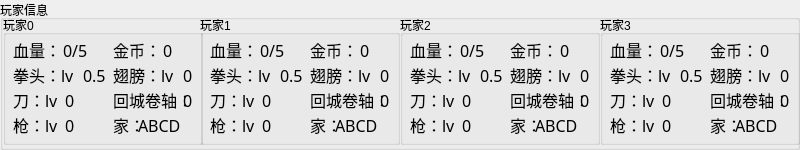
  <widget class="QGroupBox" name="playerInfo">
   <property name="geometry">
    <rect>
     <x>0</x>
     <y>0</y>
     <width>800</width>
     <height>150</height>
    </rect>
   </property>
   <property name="title">
    <string>玩家信息</string>
   </property>
   <widget class="QGroupBox" name="playerInfo_0">
    <property name="geometry">
     <rect>
      <x>3</x>
      <y>15</y>
      <width>200</width>
      <height>130</height>
     </rect>
    </property>
    <property name="title">
     <string>玩家0</string>
    </property>
    <widget class="QLabel" name="label_1">
     <property name="geometry">
      <rect>
       <x>10</x>
       <y>20</y>
       <width>81</width>
       <height>30</height>
      </rect>
     </property>
     <property name="font">
      <font>
       <family>Rockwell</family>
       <pointsize>12</pointsize>
      </font>
     </property>
     <property name="text">
      <string>血量：</string>
     </property>
    </widget>
    <widget class="QLabel" name="label_2">
     <property name="geometry">
      <rect>
       <x>10</x>
       <y>45</y>
       <width>81</width>
       <height>30</height>
      </rect>
     </property>
     <property name="font">
      <font>
       <family>Rockwell</family>
       <pointsize>12</pointsize>
      </font>
     </property>
     <property name="text">
      <string>拳头：lv</string>
     </property>
    </widget>
    <widget class="QLabel" name="label_3">
     <property name="geometry">
      <rect>
       <x>10</x>
       <y>70</y>
       <width>71</width>
       <height>30</height>
      </rect>
     </property>
     <property name="font">
      <font>
       <family>Rockwell</family>
       <pointsize>12</pointsize>
      </font>
     </property>
     <property name="text">
      <string>刀：lv</string>
     </property>
    </widget>
    <widget class="QLabel" name="label_4">
     <property name="geometry">
      <rect>
       <x>10</x>
       <y>95</y>
       <width>71</width>
       <height>30</height>
      </rect>
     </property>
     <property name="font">
      <font>
       <family>Rockwell</family>
       <pointsize>12</pointsize>
      </font>
     </property>
     <property name="text">
      <string>枪：lv</string>
     </property>
    </widget>
    <widget class="QLabel" name="label_5">
     <property name="geometry">
      <rect>
       <x>110</x>
       <y>20</y>
       <width>81</width>
       <height>30</height>
      </rect>
     </property>
     <property name="font">
      <font>
       <family>Rockwell</family>
       <pointsize>12</pointsize>
      </font>
     </property>
     <property name="text">
      <string>金币：</string>
     </property>
    </widget>
    <widget class="QLabel" name="label_6">
     <property name="geometry">
      <rect>
       <x>110</x>
       <y>45</y>
       <width>91</width>
       <height>30</height>
      </rect>
     </property>
     <property name="font">
      <font>
       <family>Rockwell</family>
       <pointsize>12</pointsize>
      </font>
     </property>
     <property name="text">
      <string>翅膀：lv</string>
     </property>
    </widget>
    <widget class="QLabel" name="label_7">
     <property name="geometry">
      <rect>
       <x>110</x>
       <y>70</y>
       <width>81</width>
       <height>30</height>
      </rect>
     </property>
     <property name="font">
      <font>
       <family>Rockwell</family>
       <pointsize>12</pointsize>
      </font>
     </property>
     <property name="text">
      <string>回城卷轴：</string>
     </property>
    </widget>
    <widget class="QLabel" name="label_8">
     <property name="geometry">
      <rect>
       <x>110</x>
       <y>95</y>
       <width>51</width>
       <height>30</height>
      </rect>
     </property>
     <property name="font">
      <font>
       <family>Rockwell</family>
       <pointsize>12</pointsize>
      </font>
     </property>
     <property name="text">
      <string>家：</string>
     </property>
    </widget>
    <widget class="QLabel" name="hp_0">
     <property name="geometry">
      <rect>
       <x>60</x>
       <y>20</y>
       <width>50</width>
       <height>30</height>
      </rect>
     </property>
     <property name="font">
      <font>
       <family>Rockwell</family>
       <pointsize>12</pointsize>
      </font>
     </property>
     <property name="text">
      <string>0/5</string>
     </property>
    </widget>
    <widget class="QLabel" name="lv_fist_0">
     <property name="geometry">
      <rect>
       <x>80</x>
       <y>45</y>
       <width>50</width>
       <height>30</height>
      </rect>
     </property>
     <property name="font">
      <font>
       <family>Rockwell</family>
       <pointsize>12</pointsize>
      </font>
     </property>
     <property name="text">
      <string>0.5</string>
     </property>
    </widget>
    <widget class="QLabel" name="lv_sword_0">
     <property name="geometry">
      <rect>
       <x>62</x>
       <y>70</y>
       <width>50</width>
       <height>30</height>
      </rect>
     </property>
     <property name="font">
      <font>
       <family>Rockwell</family>
       <pointsize>12</pointsize>
      </font>
     </property>
     <property name="text">
      <string>0</string>
     </property>
    </widget>
    <widget class="QLabel" name="lv_gun_0">
     <property name="geometry">
      <rect>
       <x>62</x>
       <y>95</y>
       <width>50</width>
       <height>30</height>
      </rect>
     </property>
     <property name="font">
      <font>
       <family>Rockwell</family>
       <pointsize>12</pointsize>
      </font>
     </property>
     <property name="text">
      <string>0</string>
     </property>
    </widget>
    <widget class="QLabel" name="money_0">
     <property name="geometry">
      <rect>
       <x>160</x>
       <y>20</y>
       <width>50</width>
       <height>30</height>
      </rect>
     </property>
     <property name="font">
      <font>
       <family>Rockwell</family>
       <pointsize>12</pointsize>
      </font>
     </property>
     <property name="text">
      <string>0</string>
     </property>
    </widget>
    <widget class="QLabel" name="lv_wing_0">
     <property name="geometry">
      <rect>
       <x>180</x>
       <y>45</y>
       <width>50</width>
       <height>30</height>
      </rect>
     </property>
     <property name="font">
      <font>
       <family>Rockwell</family>
       <pointsize>12</pointsize>
      </font>
     </property>
     <property name="text">
      <string>0</string>
     </property>
    </widget>
    <widget class="QLabel" name="num_tp_0">
     <property name="geometry">
      <rect>
       <x>180</x>
       <y>70</y>
       <width>50</width>
       <height>30</height>
      </rect>
     </property>
     <property name="font">
      <font>
       <family>Rockwell</family>
       <pointsize>12</pointsize>
      </font>
     </property>
     <property name="text">
      <string>0</string>
     </property>
    </widget>
    <widget class="QLabel" name="home_0">
     <property name="geometry">
      <rect>
       <x>135</x>
       <y>95</y>
       <width>71</width>
       <height>30</height>
      </rect>
     </property>
     <property name="font">
      <font>
       <family>Rockwell</family>
       <pointsize>12</pointsize>
      </font>
     </property>
     <property name="text">
      <string>ABCD</string>
     </property>
    </widget>
   </widget>
   <widget class="QGroupBox" name="playerInfo_1">
    <property name="geometry">
     <rect>
      <x>200</x>
      <y>15</y>
      <width>200</width>
      <height>130</height>
     </rect>
    </property>
    <property name="title">
     <string>玩家1</string>
    </property>
    <widget class="QLabel" name="label_9">
     <property name="geometry">
      <rect>
       <x>10</x>
       <y>20</y>
       <width>81</width>
       <height>30</height>
      </rect>
     </property>
     <property name="font">
      <font>
       <family>Rockwell</family>
       <pointsize>12</pointsize>
      </font>
     </property>
     <property name="text">
      <string>血量：</string>
     </property>
    </widget>
    <widget class="QLabel" name="label_10">
     <property name="geometry">
      <rect>
       <x>10</x>
       <y>45</y>
       <width>81</width>
       <height>30</height>
      </rect>
     </property>
     <property name="font">
      <font>
       <family>Rockwell</family>
       <pointsize>12</pointsize>
      </font>
     </property>
     <property name="text">
      <string>拳头：lv</string>
     </property>
    </widget>
    <widget class="QLabel" name="label_11">
     <property name="geometry">
      <rect>
       <x>10</x>
       <y>70</y>
       <width>71</width>
       <height>30</height>
      </rect>
     </property>
     <property name="font">
      <font>
       <family>Rockwell</family>
       <pointsize>12</pointsize>
      </font>
     </property>
     <property name="text">
      <string>刀：lv</string>
     </property>
    </widget>
    <widget class="QLabel" name="label_12">
     <property name="geometry">
      <rect>
       <x>10</x>
       <y>95</y>
       <width>71</width>
       <height>30</height>
      </rect>
     </property>
     <property name="font">
      <font>
       <family>Rockwell</family>
       <pointsize>12</pointsize>
      </font>
     </property>
     <property name="text">
      <string>枪：lv</string>
     </property>
    </widget>
    <widget class="QLabel" name="label_13">
     <property name="geometry">
      <rect>
       <x>110</x>
       <y>20</y>
       <width>81</width>
       <height>30</height>
      </rect>
     </property>
     <property name="font">
      <font>
       <family>Rockwell</family>
       <pointsize>12</pointsize>
      </font>
     </property>
     <property name="text">
      <string>金币：</string>
     </property>
    </widget>
    <widget class="QLabel" name="label_14">
     <property name="geometry">
      <rect>
       <x>110</x>
       <y>45</y>
       <width>91</width>
       <height>30</height>
      </rect>
     </property>
     <property name="font">
      <font>
       <family>Rockwell</family>
       <pointsize>12</pointsize>
      </font>
     </property>
     <property name="text">
      <string>翅膀：lv</string>
     </property>
    </widget>
    <widget class="QLabel" name="label_15">
     <property name="geometry">
      <rect>
       <x>110</x>
       <y>70</y>
       <width>81</width>
       <height>30</height>
      </rect>
     </property>
     <property name="font">
      <font>
       <family>Rockwell</family>
       <pointsize>12</pointsize>
      </font>
     </property>
     <property name="text">
      <string>回城卷轴：</string>
     </property>
    </widget>
    <widget class="QLabel" name="label_16">
     <property name="geometry">
      <rect>
       <x>110</x>
       <y>95</y>
       <width>51</width>
       <height>30</height>
      </rect>
     </property>
     <property name="font">
      <font>
       <family>Rockwell</family>
       <pointsize>12</pointsize>
      </font>
     </property>
     <property name="text">
      <string>家：</string>
     </property>
    </widget>
    <widget class="QLabel" name="hp_1">
     <property name="geometry">
      <rect>
       <x>60</x>
       <y>20</y>
       <width>50</width>
       <height>30</height>
      </rect>
     </property>
     <property name="font">
      <font>
       <family>Rockwell</family>
       <pointsize>12</pointsize>
      </font>
     </property>
     <property name="text">
      <string>0/5</string>
     </property>
    </widget>
    <widget class="QLabel" name="lv_fist_1">
     <property name="geometry">
      <rect>
       <x>80</x>
       <y>45</y>
       <width>50</width>
       <height>30</height>
      </rect>
     </property>
     <property name="font">
      <font>
       <family>Rockwell</family>
       <pointsize>12</pointsize>
      </font>
     </property>
     <property name="text">
      <string>0.5</string>
     </property>
    </widget>
    <widget class="QLabel" name="lv_sword_1">
     <property name="geometry">
      <rect>
       <x>62</x>
       <y>70</y>
       <width>50</width>
       <height>30</height>
      </rect>
     </property>
     <property name="font">
      <font>
       <family>Rockwell</family>
       <pointsize>12</pointsize>
      </font>
     </property>
     <property name="text">
      <string>0</string>
     </property>
    </widget>
    <widget class="QLabel" name="lv_gun_1">
     <property name="geometry">
      <rect>
       <x>62</x>
       <y>95</y>
       <width>50</width>
       <height>30</height>
      </rect>
     </property>
     <property name="font">
      <font>
       <family>Rockwell</family>
       <pointsize>12</pointsize>
      </font>
     </property>
     <property name="text">
      <string>0</string>
     </property>
    </widget>
    <widget class="QLabel" name="money_1">
     <property name="geometry">
      <rect>
       <x>160</x>
       <y>20</y>
       <width>50</width>
       <height>30</height>
      </rect>
     </property>
     <property name="font">
      <font>
       <family>Rockwell</family>
       <pointsize>12</pointsize>
      </font>
     </property>
     <property name="text">
      <string>0</string>
     </property>
    </widget>
    <widget class="QLabel" name="lv_wing_1">
     <property name="geometry">
      <rect>
       <x>180</x>
       <y>45</y>
       <width>50</width>
       <height>30</height>
      </rect>
     </property>
     <property name="font">
      <font>
       <family>Rockwell</family>
       <pointsize>12</pointsize>
      </font>
     </property>
     <property name="text">
      <string>0</string>
     </property>
    </widget>
    <widget class="QLabel" name="num_tp_1">
     <property name="geometry">
      <rect>
       <x>180</x>
       <y>70</y>
       <width>50</width>
       <height>30</height>
      </rect>
     </property>
     <property name="font">
      <font>
       <family>Rockwell</family>
       <pointsize>12</pointsize>
      </font>
     </property>
     <property name="text">
      <string>0</string>
     </property>
    </widget>
    <widget class="QLabel" name="home_1">
     <property name="geometry">
      <rect>
       <x>135</x>
       <y>95</y>
       <width>71</width>
       <height>30</height>
      </rect>
     </property>
     <property name="font">
      <font>
       <family>Rockwell</family>
       <pointsize>12</pointsize>
      </font>
     </property>
     <property name="text">
      <string>ABCD</string>
     </property>
    </widget>
   </widget>
   <widget class="QGroupBox" name="playerInfo_2">
    <property name="geometry">
     <rect>
      <x>400</x>
      <y>15</y>
      <width>200</width>
      <height>130</height>
     </rect>
    </property>
    <property name="title">
     <string>玩家2</string>
    </property>
    <widget class="QLabel" name="label_17">
     <property name="geometry">
      <rect>
       <x>10</x>
       <y>20</y>
       <width>81</width>
       <height>30</height>
      </rect>
     </property>
     <property name="font">
      <font>
       <family>Rockwell</family>
       <pointsize>12</pointsize>
      </font>
     </property>
     <property name="text">
      <string>血量：</string>
     </property>
    </widget>
    <widget class="QLabel" name="label_18">
     <property name="geometry">
      <rect>
       <x>10</x>
       <y>45</y>
       <width>81</width>
       <height>30</height>
      </rect>
     </property>
     <property name="font">
      <font>
       <family>Rockwell</family>
       <pointsize>12</pointsize>
      </font>
     </property>
     <property name="text">
      <string>拳头：lv</string>
     </property>
    </widget>
    <widget class="QLabel" name="label_19">
     <property name="geometry">
      <rect>
       <x>10</x>
       <y>70</y>
       <width>71</width>
       <height>30</height>
      </rect>
     </property>
     <property name="font">
      <font>
       <family>Rockwell</family>
       <pointsize>12</pointsize>
      </font>
     </property>
     <property name="text">
      <string>刀：lv</string>
     </property>
    </widget>
    <widget class="QLabel" name="label_20">
     <property name="geometry">
      <rect>
       <x>10</x>
       <y>95</y>
       <width>71</width>
       <height>30</height>
      </rect>
     </property>
     <property name="font">
      <font>
       <family>Rockwell</family>
       <pointsize>12</pointsize>
      </font>
     </property>
     <property name="text">
      <string>枪：lv</string>
     </property>
    </widget>
    <widget class="QLabel" name="label_21">
     <property name="geometry">
      <rect>
       <x>110</x>
       <y>20</y>
       <width>81</width>
       <height>30</height>
      </rect>
     </property>
     <property name="font">
      <font>
       <family>Rockwell</family>
       <pointsize>12</pointsize>
      </font>
     </property>
     <property name="text">
      <string>金币：</string>
     </property>
    </widget>
    <widget class="QLabel" name="label_22">
     <property name="geometry">
      <rect>
       <x>110</x>
       <y>45</y>
       <width>91</width>
       <height>30</height>
      </rect>
     </property>
     <property name="font">
      <font>
       <family>Rockwell</family>
       <pointsize>12</pointsize>
      </font>
     </property>
     <property name="text">
      <string>翅膀：lv</string>
     </property>
    </widget>
    <widget class="QLabel" name="label_23">
     <property name="geometry">
      <rect>
       <x>110</x>
       <y>70</y>
       <width>81</width>
       <height>30</height>
      </rect>
     </property>
     <property name="font">
      <font>
       <family>Rockwell</family>
       <pointsize>12</pointsize>
      </font>
     </property>
     <property name="text">
      <string>回城卷轴：</string>
     </property>
    </widget>
    <widget class="QLabel" name="label_24">
     <property name="geometry">
      <rect>
       <x>110</x>
       <y>95</y>
       <width>51</width>
       <height>30</height>
      </rect>
     </property>
     <property name="font">
      <font>
       <family>Rockwell</family>
       <pointsize>12</pointsize>
      </font>
     </property>
     <property name="text">
      <string>家：</string>
     </property>
    </widget>
    <widget class="QLabel" name="hp_2">
     <property name="geometry">
      <rect>
       <x>60</x>
       <y>20</y>
       <width>50</width>
       <height>30</height>
      </rect>
     </property>
     <property name="font">
      <font>
       <family>Rockwell</family>
       <pointsize>12</pointsize>
      </font>
     </property>
     <property name="text">
      <string>0/5</string>
     </property>
    </widget>
    <widget class="QLabel" name="lv_fist_2">
     <property name="geometry">
      <rect>
       <x>80</x>
       <y>45</y>
       <width>50</width>
       <height>30</height>
      </rect>
     </property>
     <property name="font">
      <font>
       <family>Rockwell</family>
       <pointsize>12</pointsize>
      </font>
     </property>
     <property name="text">
      <string>0.5</string>
     </property>
    </widget>
    <widget class="QLabel" name="lv_sword_2">
     <property name="geometry">
      <rect>
       <x>62</x>
       <y>70</y>
       <width>50</width>
       <height>30</height>
      </rect>
     </property>
     <property name="font">
      <font>
       <family>Rockwell</family>
       <pointsize>12</pointsize>
      </font>
     </property>
     <property name="text">
      <string>0</string>
     </property>
    </widget>
    <widget class="QLabel" name="lv_gun_2">
     <property name="geometry">
      <rect>
       <x>62</x>
       <y>95</y>
       <width>50</width>
       <height>30</height>
      </rect>
     </property>
     <property name="font">
      <font>
       <family>Rockwell</family>
       <pointsize>12</pointsize>
      </font>
     </property>
     <property name="text">
      <string>0</string>
     </property>
    </widget>
    <widget class="QLabel" name="money_2">
     <property name="geometry">
      <rect>
       <x>160</x>
       <y>20</y>
       <width>50</width>
       <height>30</height>
      </rect>
     </property>
     <property name="font">
      <font>
       <family>Rockwell</family>
       <pointsize>12</pointsize>
      </font>
     </property>
     <property name="text">
      <string>0</string>
     </property>
    </widget>
    <widget class="QLabel" name="lv_wing_2">
     <property name="geometry">
      <rect>
       <x>180</x>
       <y>45</y>
       <width>50</width>
       <height>30</height>
      </rect>
     </property>
     <property name="font">
      <font>
       <family>Rockwell</family>
       <pointsize>12</pointsize>
      </font>
     </property>
     <property name="text">
      <string>0</string>
     </property>
    </widget>
    <widget class="QLabel" name="num_tp_2">
     <property name="geometry">
      <rect>
       <x>180</x>
       <y>70</y>
       <width>50</width>
       <height>30</height>
      </rect>
     </property>
     <property name="font">
      <font>
       <family>Rockwell</family>
       <pointsize>12</pointsize>
      </font>
     </property>
     <property name="text">
      <string>0</string>
     </property>
    </widget>
    <widget class="QLabel" name="home_2">
     <property name="geometry">
      <rect>
       <x>135</x>
       <y>95</y>
       <width>71</width>
       <height>30</height>
      </rect>
     </property>
     <property name="font">
      <font>
       <family>Rockwell</family>
       <pointsize>12</pointsize>
      </font>
     </property>
     <property name="text">
      <string>ABCD</string>
     </property>
    </widget>
   </widget>
   <widget class="QGroupBox" name="playerInfo_3">
    <property name="geometry">
     <rect>
      <x>600</x>
      <y>15</y>
      <width>200</width>
      <height>130</height>
     </rect>
    </property>
    <property name="title">
     <string>玩家3</string>
    </property>
    <widget class="QLabel" name="label_25">
     <property name="geometry">
      <rect>
       <x>10</x>
       <y>20</y>
       <width>81</width>
       <height>30</height>
      </rect>
     </property>
     <property name="font">
      <font>
       <family>Rockwell</family>
       <pointsize>12</pointsize>
      </font>
     </property>
     <property name="text">
      <string>血量：</string>
     </property>
    </widget>
    <widget class="QLabel" name="label_26">
     <property name="geometry">
      <rect>
       <x>10</x>
       <y>45</y>
       <width>81</width>
       <height>30</height>
      </rect>
     </property>
     <property name="font">
      <font>
       <family>Rockwell</family>
       <pointsize>12</pointsize>
      </font>
     </property>
     <property name="text">
      <string>拳头：lv</string>
     </property>
    </widget>
    <widget class="QLabel" name="label_27">
     <property name="geometry">
      <rect>
       <x>10</x>
       <y>70</y>
       <width>71</width>
       <height>30</height>
      </rect>
     </property>
     <property name="font">
      <font>
       <family>Rockwell</family>
       <pointsize>12</pointsize>
      </font>
     </property>
     <property name="text">
      <string>刀：lv</string>
     </property>
    </widget>
    <widget class="QLabel" name="label_28">
     <property name="geometry">
      <rect>
       <x>10</x>
       <y>95</y>
       <width>71</width>
       <height>30</height>
      </rect>
     </property>
     <property name="font">
      <font>
       <family>Rockwell</family>
       <pointsize>12</pointsize>
      </font>
     </property>
     <property name="text">
      <string>枪：lv</string>
     </property>
    </widget>
    <widget class="QLabel" name="label_29">
     <property name="geometry">
      <rect>
       <x>110</x>
       <y>20</y>
       <width>81</width>
       <height>30</height>
      </rect>
     </property>
     <property name="font">
      <font>
       <family>Rockwell</family>
       <pointsize>12</pointsize>
      </font>
     </property>
     <property name="text">
      <string>金币：</string>
     </property>
    </widget>
    <widget class="QLabel" name="label_30">
     <property name="geometry">
      <rect>
       <x>110</x>
       <y>45</y>
       <width>91</width>
       <height>30</height>
      </rect>
     </property>
     <property name="font">
      <font>
       <family>Rockwell</family>
       <pointsize>12</pointsize>
      </font>
     </property>
     <property name="text">
      <string>翅膀：lv</string>
     </property>
    </widget>
    <widget class="QLabel" name="label_31">
     <property name="geometry">
      <rect>
       <x>110</x>
       <y>70</y>
       <width>81</width>
       <height>30</height>
      </rect>
     </property>
     <property name="font">
      <font>
       <family>Rockwell</family>
       <pointsize>12</pointsize>
      </font>
     </property>
     <property name="text">
      <string>回城卷轴：</string>
     </property>
    </widget>
    <widget class="QLabel" name="label_32">
     <property name="geometry">
      <rect>
       <x>110</x>
       <y>95</y>
       <width>51</width>
       <height>30</height>
      </rect>
     </property>
     <property name="font">
      <font>
       <family>Rockwell</family>
       <pointsize>12</pointsize>
      </font>
     </property>
     <property name="text">
      <string>家：</string>
     </property>
    </widget>
    <widget class="QLabel" name="hp_3">
     <property name="geometry">
      <rect>
       <x>60</x>
       <y>20</y>
       <width>50</width>
       <height>30</height>
      </rect>
     </property>
     <property name="font">
      <font>
       <family>Rockwell</family>
       <pointsize>12</pointsize>
      </font>
     </property>
     <property name="text">
      <string>0/5</string>
     </property>
    </widget>
    <widget class="QLabel" name="lv_fist_3">
     <property name="geometry">
      <rect>
       <x>80</x>
       <y>45</y>
       <width>50</width>
       <height>30</height>
      </rect>
     </property>
     <property name="font">
      <font>
       <family>Rockwell</family>
       <pointsize>12</pointsize>
      </font>
     </property>
     <property name="text">
      <string>0.5</string>
     </property>
    </widget>
    <widget class="QLabel" name="lv_sword_3">
     <property name="geometry">
      <rect>
       <x>62</x>
       <y>70</y>
       <width>50</width>
       <height>30</height>
      </rect>
     </property>
     <property name="font">
      <font>
       <family>Rockwell</family>
       <pointsize>12</pointsize>
      </font>
     </property>
     <property name="text">
      <string>0</string>
     </property>
    </widget>
    <widget class="QLabel" name="lv_gun_3">
     <property name="geometry">
      <rect>
       <x>62</x>
       <y>95</y>
       <width>50</width>
       <height>30</height>
      </rect>
     </property>
     <property name="font">
      <font>
       <family>Rockwell</family>
       <pointsize>12</pointsize>
      </font>
     </property>
     <property name="text">
      <string>0</string>
     </property>
    </widget>
    <widget class="QLabel" name="money_3">
     <property name="geometry">
      <rect>
       <x>160</x>
       <y>20</y>
       <width>50</width>
       <height>30</height>
      </rect>
     </property>
     <property name="font">
      <font>
       <family>Rockwell</family>
       <pointsize>12</pointsize>
      </font>
     </property>
     <property name="text">
      <string>0</string>
     </property>
    </widget>
    <widget class="QLabel" name="lv_wing_3">
     <property name="geometry">
      <rect>
       <x>180</x>
       <y>45</y>
       <width>50</width>
       <height>30</height>
      </rect>
     </property>
     <property name="font">
      <font>
       <family>Rockwell</family>
       <pointsize>12</pointsize>
      </font>
     </property>
     <property name="text">
      <string>0</string>
     </property>
    </widget>
    <widget class="QLabel" name="num_tp_3">
     <property name="geometry">
      <rect>
       <x>180</x>
       <y>70</y>
       <width>50</width>
       <height>30</height>
      </rect>
     </property>
     <property name="font">
      <font>
       <family>Rockwell</family>
       <pointsize>12</pointsize>
      </font>
     </property>
     <property name="text">
      <string>0</string>
     </property>
    </widget>
    <widget class="QLabel" name="home_3">
     <property name="geometry">
      <rect>
       <x>135</x>
       <y>95</y>
       <width>71</width>
       <height>30</height>
      </rect>
     </property>
     <property name="font">
      <font>
       <family>Rockwell</family>
       <pointsize>12</pointsize>
      </font>
     </property>
     <property name="text">
      <string>ABCD</string>
     </property>
    </widget>
   </widget>
  </widget>
